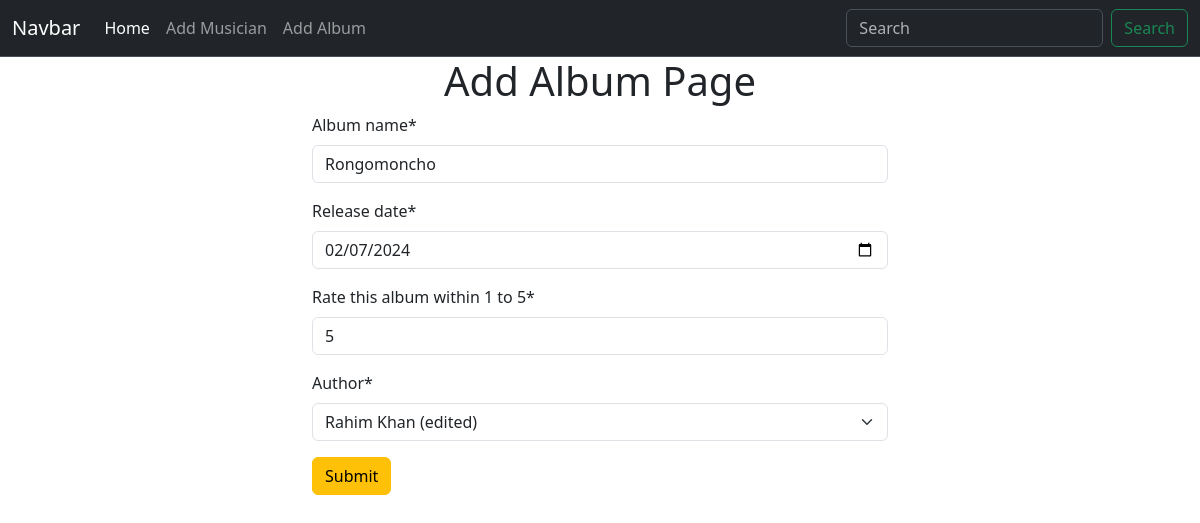
The page /album/edit/1 on the database its author committed.
### album/models.py (models this page shows, shortened)
class Album(models.Model):
    album_name = models.CharField(max_length=100)
    release_date = models.DateField()
    rating = models.IntegerField()
    author = models.ForeignKey(Musician, on_delete =models.CASCADE)

### album/views.py (the view)
# urls.py: path('edit/<int:id>',views.edit_album, name="edit_album"),
def edit_album(request,id):
    album = Album.objects.get(pk=id)
    album_form = AlbumForm(instance=album)
    if request.method == "POST":
        album_form = AlbumForm(request.POST,instance=album )
        if album_form.is_valid():
            album_form.save()
            return redirect('homepage')
    return render(request, 'add_album.html',{'form':album_form})

### album/forms.py
class AlbumForm(forms.ModelForm):
    class Meta:
        model = Album
        fields ="__all__"
        widgets = {
            'release_date':forms.DateInput(attrs={'type':'date'}),
            'rating':forms.NumberInput(attrs={'type':'number','min':1,'max':5,'step':1})
        }
        labels = {
            'rating':'Rate this album within 1 to 5',
        }

### musician/models.py (called while the page is built)
    def __str__(self):
        return f"{self.first_name} {self.last_name}"

### album/templates/add_album.html (shortened to what this page needs)
{% extends 'base.html' %}
{% block content %}
{% load crispy_forms_tags %}
<div class="container w-50">
    <h1 class="text-center">Add Album Page</h1>
    <form method="post">
        {{form|crispy}}
        <button class="btn btn-warning" type="submit">Submit</button>
    </form>
</div>
{% endblock content %}

### rows shown on the page
Album: album_name "Rongomoncho", release_date "02/07/2024", rating "5", author "Rahim Khan (edited)"
